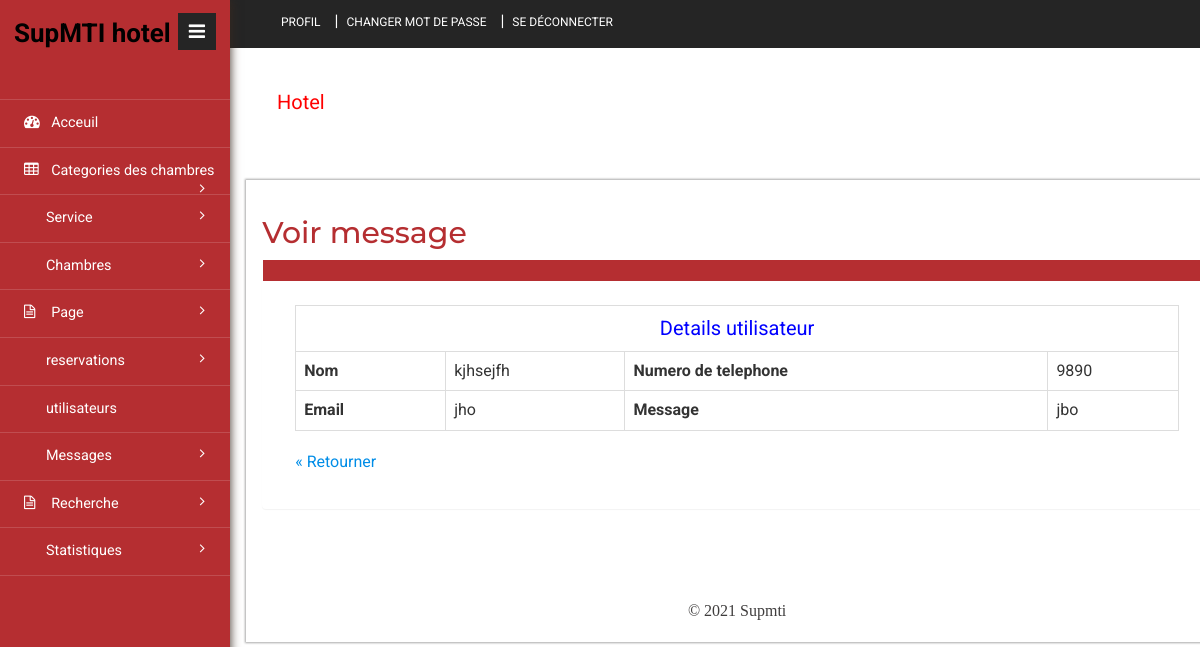
/supmti/admin/view-enquiry.php?viewid=6 (signed in), run on the app's committed database.
### tables this page shows
CREATE TABLE `tblcontact` (
  `ID` int(10) NOT NULL,
  `Name` varchar(200) DEFAULT NULL,
  `MobileNumber` bigint(10) DEFAULT NULL,
  `Email` varchar(200) DEFAULT NULL,
  `Message` mediumtext DEFAULT NULL,
  `EnquiryDate` timestamp NULL DEFAULT current_timestamp(),
  `IsRead` int(5) DEFAULT NULL
);

### supmti/admin/view-enquiry.php (the view, shortened to what this page needs)
<?php
include('includes/dbconnection.php');
if (strlen($_SESSION['hbmsaid']==0)) {
  header('location:logout.php');
  } else{
$vid=$_GET['viewid'];
?>
<!DOCTYPE HTML>
<html>
<head>
<link href="css/bootstrap.min.css" rel='stylesheet' type='text/css' />
<link href="css/style.css" rel='stylesheet' type='text/css' />
<link href="css/font-awesome.css" rel="stylesheet">
<link rel="stylesheet" href="css/icon-font.min.css" type='text/css' />
</head>
<body>
   <div class="page-container">
	<div class="left-content">
	   <div class="inner-content">
			<?php include_once('includes/header.php');?>
			<div class="content">
<div class="women_main">
	<div class="grids">
					<div class="progressbar-heading grids-heading">
						<h2>Voir message</h2>
					</div>
					<div class="panel panel-widget forms-panel">
						<div class="forms">
							<div class="form-grids widget-shadow" data-example-id="basic-forms">
								<div class="form-title">
								</div>
								<div class="form-body">
									     <?php
$sql="SELECT * from  tblcontact where ID=$vid";
$query = $dbh -> prepare($sql);
$query->execute();
$results=$query->fetchAll(PDO::FETCH_OBJ);
$cnt=1;
if($query->rowCount() > 0)
{
foreach($results as $row)
{               ?>
    <table border="1" class="table table-bordered">
 <tr align="center">
<td colspan="4" style="font-size:20px;color:blue">
 Details utilisateur</td></tr>
    <tr>
    <th scope>Nom</th>
    <td><?php  echo ($row->Name);?></td>
    <th scope>Numero de telephone</th>
    <td><?php  echo ($row->MobileNumber);?></td>
  </tr>
  <tr>
    <th scope>Email</th>
    <td><?php  echo ($row->Email);?></td>
    <th>Message</th>
    <td><?php  echo ($row->Message);?></td>
  </tr>
<?php $cnt=$cnt+1;}} ?>
</table>
<p>
	<a href="javascript:history.go(-1)" title="Return to the previous page">&laquo; Retourner</a>
</p>
								</div>
							</div>
						</div>
					</div>
				</div>
<?php include_once('includes/footer.php');?>
</div>
</div>
		</div>
</div>
			<?php include_once('includes/sidebar.php');?>
							</div>
</body>
</html><?php }  ?>

### data on the page
tblcontact: Name "kjhsejfh", MobileNumber "9890", Email "jho", Message "jbo"
